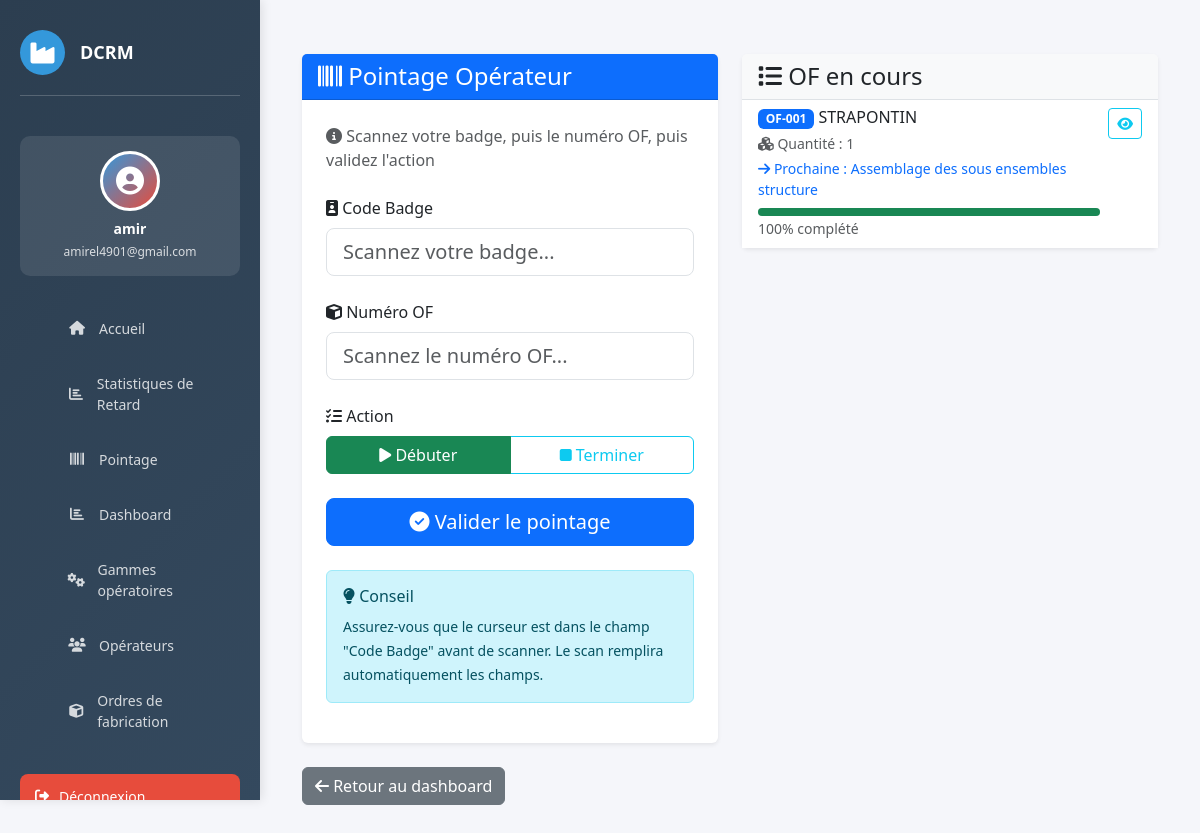
The app's page /pointage/ (signed in) with its own data.
### website/models.py (models this page shows, shortened)
class OrdreFabrication(models.Model):
    numero   = models.CharField(max_length=50, unique=True)
    produit  = models.CharField(max_length=200)
    quantite = models.PositiveIntegerField(default=1)
    @property
    def avancement(self):
        operations = self.operationof_set.all()
        total = operations.count()
        if total == 0:
            return 0
        terminees = 0
        for op in operations:
            if op.statut == 'termine':
                terminees += 1
        return round((terminees / total) * 100)

class OperationOF(models.Model):
    STATUT_CHOICES = [
        ('en_attente', 'En attente'),
        ('en_cours',   'En cours'),
        ('termine',    'Terminé'),
        ('bloque',     'Bloqué'),
    ]
    of              = models.ForeignKey(OrdreFabrication, on_delete=models.CASCADE)
    gamme_operation = models.ForeignKey(GammeOperation, on_delete=models.CASCADE)
    date_entree     = models.DateTimeField(null=True, blank=True, help_text="Date/heure d'ENTRÉE (saisie manuelle)")
    operateur       = models.ForeignKey(Operateur, null=True, blank=True, on_delete=models.SET_NULL)
    class Meta:
        ordering = ['gamme_operation__ordre']
        unique_together = ('of', 'gamme_operation')
    @property
    def date_sortie(self):
        if not self.date_entree:
            return None
        temps_minutes = float(self.gamme_operation.temps_alloue)
        return self.date_entree + timedelta(minutes=temps_minutes)
    @property
    def statut(self):
        from django.utils import timezone
        if not self.date_entree:
            return 'en_attente'
        maintenant = timezone.now()
        if self.date_sortie and maintenant >= self.date_sortie:
            return 'termine'
        return 'en_cours'

class GammeOperation(models.Model):
    nom           = models.CharField(max_length=200)
    temps_alloue  = models.DecimalField(max_digits=5, decimal_places=2, help_text="Durée standard en minutes")
    ordre         = models.PositiveSmallIntegerField(help_text="Position dans la gamme")
    class Meta:
        ordering = ['ordre']

### website/views.py (the view)
# urls.py: path('pointage/', views.pointage_view, name='pointage'),
@login_required(login_url='home')
def pointage_view(request):
    if request.method == 'POST':
        form = PointageForm(request.POST)
        if form.is_valid():
            code_badge = form.cleaned_data['code_badge']
            numero_of = form.cleaned_data['numero_of']
            action = form.cleaned_data['action']
            try:
                operateur = Operateur.objects.get(code_badge=code_badge)
                of = OrdreFabrication.objects.get(numero=numero_of)
                operation = of.operationof_set.filter(date_entree__isnull=True).first()
                if not operation:
                    messages.error(request, "Aucune opération en attente pour cet OF")
                    return redirect('pointage')
                if action == 'debut':
                    operation.date_entree = timezone.now()  # ✅ Saisir date_entree
                    operation.operateur = operateur
                    operation.save()
                    messages.success(request, f"✅ Opération démarrée : {operation.gamme_operation.nom}")
                elif action == 'fin':
                    if operation.statut != 'en_cours':  # ✅ Peut lire statut
                        messages.error(request, "Cette opération n'est pas en cours!")
                        return redirect('pointage')
                    messages.success(request, f"✅ Opération terminée!")
                return redirect('pointage')
            except Operateur.DoesNotExist:
                messages.error(request, "❌ Badge invalide!")
            except OrdreFabrication.DoesNotExist:
                messages.error(request, "❌ Numéro OF invalide!")
    else:
        form = PointageForm()
    of_en_cours = OrdreFabrication.objects.all()
    context = {
        'form': form,
        'of_en_cours': of_en_cours,
    }
    return render(request, 'pointage.html', context)

### website/templates/pointage.html (shortened to what this page needs)
{% extends 'base.html' %}
{% load static %}
{% block content %}
<div class="container-fluid mt-4">
    <div class="row">
        <div class="col-lg-6 mb-4">
            <div class="card border-0 shadow-sm">
                <div class="card-header bg-primary text-white">
                    <h4 class="mb-0">
                        <i class="fas fa-barcode"></i> Pointage Opérateur
                    </h4>
                </div>
                <div class="card-body p-4">
                    <p class="text-muted mb-4">
                        <i class="fas fa-info-circle"></i>
                        Scannez votre badge, puis le numéro OF, puis validez l'action
                    </p>
                    <form method="POST" autocomplete="off" novalidate>
                        <div class="mb-4">
                            <label class="form-label">
                                <i class="fas fa-id-badge"></i> Code Badge
                            </label>
                            {% if form.code_badge.errors %}
                                <input type="text" name="code_badge" class="form-control is-invalid" autofocus autocomplete="off">
                                <div class="invalid-feedback">
                                    {{ form.code_badge.errors.0 }}
                                </div>
                            {% else %}
                                <input type="text" name="code_badge" class="form-control form-control-lg"
                                       placeholder="Scannez votre badge..." autofocus autocomplete="off">
                            {% endif %}
                        </div>
                        <div class="mb-4">
                            <label class="form-label">
                                <i class="fas fa-cube"></i> Numéro OF
                            </label>
                            {% if form.numero_of.errors %}
                                <input type="text" name="numero_of" class="form-control is-invalid" autocomplete="off">
                                <div class="invalid-feedback">
                                    {{ form.numero_of.errors.0 }}
                                </div>
                            {% else %}
                                <input type="text" name="numero_of" class="form-control form-control-lg"
                                       placeholder="Scannez le numéro OF..." autocomplete="off">
                            {% endif %}
                        </div>
                        <div class="mb-4">
                            <label class="form-label">
                                <i class="fas fa-tasks"></i> Action
                            </label>
                            <div class="btn-group w-100" role="group">
                                <label class="btn btn-outline-success" for="debut" style="flex: 1;">
                                    <i class="fas fa-play"></i> Débuter
                                </label>
                                <label class="btn btn-outline-info" for="fin" style="flex: 1;">
                                    <i class="fas fa-stop"></i> Terminer
                                </label>
                            </div>
                        </div>
                        <button type="submit" class="btn btn-primary btn-lg w-100">
                            <i class="fas fa-check-circle"></i> Valider le pointage
                        </button>
                    </form>
                    <div class="alert alert-info mt-4" role="alert">
                        <h6 class="alert-heading">
                            <i class="fas fa-lightbulb"></i> Conseil
                        </h6>
                        <small>
                            Assurez-vous que le curseur est dans le champ "Code Badge" avant de scanner.
                            Le scan remplira automatiquement les champs.
                        </small>
                    </div>
                </div>
            </div>
        </div>
        <div class="col-lg-6 mb-4">
            <div class="card border-0 shadow-sm">
                <div class="card-header bg-light border-bottom">
                    <h4 class="mb-0">
                        <i class="fas fa-list"></i> OF en cours
                    </h4>
                </div>
                <div class="card-body p-0">
                    {% if of_en_cours %}
                        <div class="list-group list-group-flush">
                            {% for of in of_en_cours %}
                                <div class="list-group-item">
                                    <div class="d-flex justify-content-between align-items-start">
                                        <div style="flex: 1;">
                                            <h6 class="mb-1">
                                                <span class="badge bg-primary">{{ of.numero }}</span>
                                                {{ of.produit }}
                                            </h6>
                                            <p class="mb-1 text-muted small">
                                                <i class="fas fa-cubes"></i> Quantité : {{ of.quantite }}
                                            </p>
                                            {% with next_op=of.operationof_set.all|first %}
                                                {% if next_op %}
                                                    <p class="mb-1 text-primary small">
                                                        <i class="fas fa-arrow-right"></i>
                                                        Prochaine : {{ next_op.gamme_operation.nom }}
                                                    </p>
                                                {% endif %}
                                            {% endwith %}
                                            <div class="progress mt-2" style="height: 8px;">
                                                <div
                                                    class="progress-bar bg-success"
                                                    style="width: {{ of.avancement }}%"
                                                ></div>
                                            </div>
                                            <small class="text-muted">{{ of.avancement }}% complété</small>
                                        </div>
                                        <a href="{% url 'detail_of' of.numero %}"
                                           class="btn btn-sm btn-outline-info ms-2">
                                            <i class="fas fa-eye"></i>
                                        </a>
                                    </div>
                                </div>
                            {% endfor %}
                        </div>
                    {% endif %}
                </div>
            </div>
        </div>
    </div>
    <div class="mb-4">
        <a href="{% url 'dashboard' %}" class="btn btn-secondary">
            <i class="fas fa-arrow-left"></i> Retour au dashboard
        </a>
    </div>
</div>
{% endblock %}

### website/templates/base.html (shortened to what this page needs)
{% load static %}
<!DOCTYPE html>
<html lang="fr">
<head>
    <link href="https://cdn.jsdelivr.net/npm/bootstrap@5.3.0/dist/css/bootstrap.min.css" rel="stylesheet">
    <link rel="stylesheet" href="https://cdnjs.cloudflare.com/ajax/libs/font-awesome/6.4.0/css/all.min.css">
</head>
<body>
    {% if user.is_authenticated %}
    <aside class="sidebar">
        <div class="sidebar-header">
            <div class="logo">
                <i class="fas fa-industry"></i>
            </div>
            <h3>DCRM</h3>
        </div>
        <div class="user-profile">
            <div class="user-avatar">
                <i class="fas fa-user-circle"></i>
            </div>
            <h6>{{ user.first_name|default:user.username }}</h6>
            <p>{{ user.email }}</p>
        </div>
        <ul class="sidebar-menu">
            <li>
                <a href="{% url 'dashboard_home' %}">
                    <i class="fas fa-home"></i>
                    <span>Accueil</span>
                </a>
            </li>
             <li>
                <a href="{% url 'list_retard' %}">
                    <i class="fas fa-chart-bar"></i>
                    <span>Statistiques de Retard</span>
                </a>
            </li>
            <li>
                <a href="{% url 'pointage' %}">
                    <i class="fas fa-barcode"></i>
                    <span>Pointage</span>
                </a>
            </li>
            <li>
                <a href="{% url 'dashboard' %}">
                    <i class="fas fa-chart-bar"></i>
                    <span>Dashboard</span>
                </a>
            </li>
            <li>
                <a href="{% url 'gammes_list' %}">
                    <i class="fas fa-cogs"></i>
                    <span>Gammes opératoires</span>
                </a>
            </li>
            <li>
                <a href="{% url 'operateur_list' %}">
                    <i class="fas fa-users"></i>
                    <span>Opérateurs</span>
                </a>
            </li>
            <li>
                <a href="{% url 'of_list' %}">
                    <i class="fas fa-cube"></i>
                    <span>Ordres de fabrication</span>
                </a>
            </li>
        </ul>
        <a href="{% url 'logout' %}" class="logout-btn">
            <i class="fas fa-sign-out-alt"></i>
            <span>Déconnexion</span>
        </a>
    </aside>
    {% endif %}
    <div class="main-content">
        {% block content %}
        {% endblock %}
    </div>
</body>
</html>

### records on screen
OrdreFabrication: numero "OF-001", produit "STRAPONTIN", quantite "1", operationof_set.gamme_operation.nom "Assemblage des sous ensembles structure", avancement "100"

### other values on screen
{{ user.first_name|default:user.username }} "amir"
{{ user.email }} "amirel4901@gmail.com"
